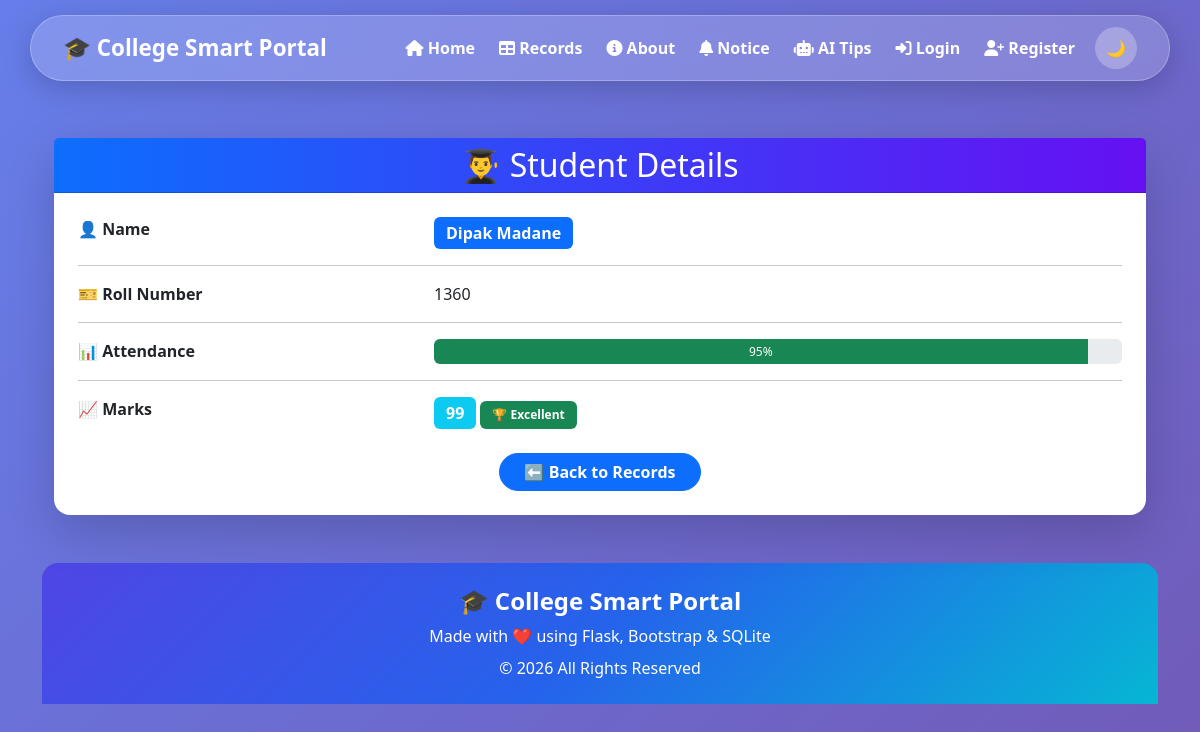
The app's page /student/1, older data.
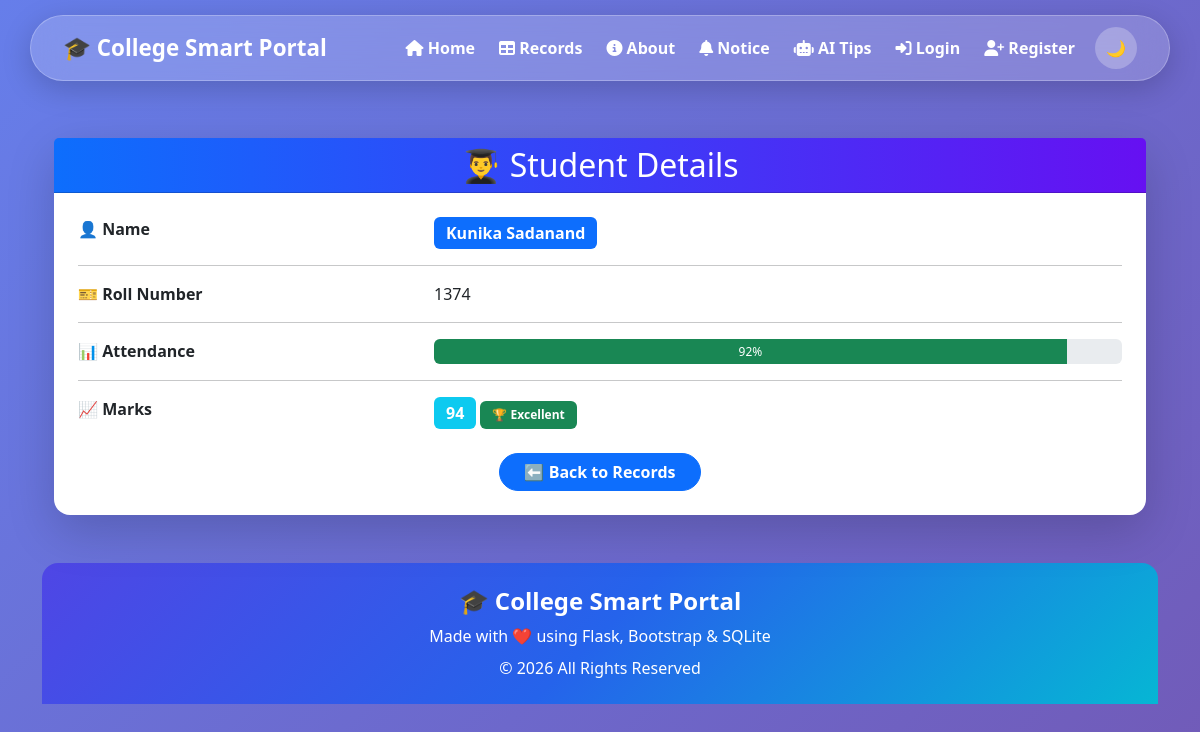
The same page, newer data.
### tables this page shows
CREATE TABLE students (
            id INTEGER PRIMARY KEY AUTOINCREMENT,
            name TEXT NOT NULL,
            roll TEXT UNIQUE NOT NULL,
            attendance INTEGER NOT NULL,
            marks INTEGER NOT NULL,
            photo TEXT
            
        
        );

### app.py (the view)
@app.route("/student/<int:id>")
def student_detail(id):
    conn = get_db()
    student = conn.execute(
        "SELECT * FROM students WHERE id=?",
        (id,)
    ).fetchone()
    conn.close()
    if student is None:
        flash("Student Not Found!", "danger")
        return redirect(url_for("records"))
    return render_template("student_detail.html", student=student)

### app.py (called while the page is built)
def get_db():
    conn = sqlite3.connect("myproject.db")
    conn.row_factory = sqlite3.Row
    return conn

### templates/student_detail.html
{% extends 'base.html' %}
{% block content %}
<div class="container mt-5">
    <div class="card shadow-lg border-0 rounded-4">
        <div class="card-header text-center text-white"
             style="background:linear-gradient(90deg,#0d6efd,#6610f2);">
            <h2 class="mb-0">👨‍🎓 Student Details</h2>
        </div>
        <div class="card-body p-4">
            <div class="row mb-3">
                <div class="col-md-4 fw-bold">
                    👤 Name
                </div>
                <div class="col-md-8">
                    <span class="badge bg-primary fs-6">
                        {{ student.name }}
                    </span>
                </div>
            </div>
            <hr>
            <div class="row mb-3">
                <div class="col-md-4 fw-bold">
                    🎫 Roll Number
                </div>
                <div class="col-md-8">
                    {{ student.roll }}
                </div>
            </div>
            <hr>
            <div class="row mb-3">
                <div class="col-md-4 fw-bold">
                    📊 Attendance
                </div>
                <div class="col-md-8">
                    <div class="progress" style="height:25px;">
                        <div class="progress-bar bg-success"
                             style="width:{{ student.attendance }}%;">
                            {{ student.attendance }}%
                        </div>
                    </div>
                </div>
            </div>
            <hr>
            <div class="row mb-4">
                <div class="col-md-4 fw-bold">
                    📈 Marks
                </div>
                <div class="col-md-8">
                    <span class="badge bg-info fs-6">
                        {{ student.marks }}
                    </span>
                    {% if student.marks >= 90 %}
                        <span class="badge bg-success">🏆 Excellent</span>
                    {% elif student.marks >= 75 %}
                        <span class="badge bg-primary">👍 Good</span>
                    {% elif student.marks >= 60 %}
                        <span class="badge bg-warning text-dark">🙂 Average</span>
                    {% else %}
                        <span class="badge bg-danger">⚠️ Poor</span>
                    {% endif %}
                </div>
            </div>
            <div class="text-center">
                <a href="{{ url_for('records') }}"
                   class="btn btn-primary rounded-pill px-4">
                    ⬅️ Back to Records
                </a>
            </div>
        </div>
    </div>
</div>
{% endblock %}

### templates/base.html (shortened to what this page needs)
<!DOCTYPE html>
<html lang="en" data-bs-theme="light">
<head>
    <link href="https://cdn.jsdelivr.net/npm/bootstrap@5.3.3/dist/css/bootstrap.min.css" rel="stylesheet">
    <link rel="stylesheet"href="https://cdnjs.cloudflare.com/ajax/libs/font-awesome/6.4.2/css/all.min.css">
</head>
<body>
<nav class="navbar navbar-expand-lg glass-nav fixed-top">
    <div class="container">
        <a class="navbar-brand fw-bold text-white" href="/">
            🎓 College Smart Portal
        </a>
        <div class="collapse navbar-collapse justify-content-end" id="navbarNav">
            <ul class="navbar-nav align-items-center">
                <li class="nav-item">
                    <a class="nav-link active" href="/">
                        <i class="fas fa-house"></i>
                        <span>Home</span>
                    </a>
                </li>
                <li class="nav-item">
                    <a class="nav-link" href="/record">
                        <i class="fas fa-table"></i>
                        <span>Records</span>
                    </a>
                </li>
                <li class="nav-item">
                    <a class="nav-link" href="/about">
                        <i class="fas fa-circle-info"></i>
                        <span>About</span>
                    </a>
                </li>
                <li class="nav-item">
                    <a class="nav-link" href="/notice">
                        <i class="fas fa-bell"></i>
                        <span>Notice</span>
                    </a>
                </li>
                <li class="nav-item">
                    <a class="nav-link" href="/ai_tips">
                        <i class="fas fa-robot"></i>
                        <span>AI Tips</span>
                    </a>
                </li>
                {% if session.get("username") %}
                    {% if session.get("role") == "admin" %}
                    <li class="nav-item">
                        <a class="nav-link" href="/add">
                            <i class="fas fa-user-plus"></i>
                            <span>Add Student</span>
                        </a>
                    </li>
                    {% endif %}
                    <li class="nav-item">
                        <a class="nav-link logout-btn" href="/logout">
                            <i class="fas fa-right-from-bracket"></i>
                            <span>Logout</span>
                        </a>
                    </li>
                {% else %}
                    <li class="nav-item">
                        <a class="nav-link" href="/login">
                            <i class="fas fa-right-to-bracket"></i>
                            <span>Login</span>
                        </a>
                    </li>
                    <li class="nav-item">
                        <a class="nav-link" href="/register">
                            <i class="fas fa-user-plus"></i>
                            <span>Register</span>
                        </a>
                    </li>
                {% endif %}
                <li class="nav-item ms-2">
                    <button class="theme-btn" onclick="toggleTheme()">
                        🌙
                    </button>
                </li>
            </ul>
        </div>
    </div>
</nav>
<div style="height:90px;"></div>
<div class="container">
{% block content %}
{% endblock %}
<footer class="mt-5">
<div class="container-fluid text-center text-white py-4 rounded-top-4"
style="background:linear-gradient(135deg,#4f46e5,#2563eb,#06b6d4);">
<h4 class="fw-bold">
🎓 College Smart Portal
</h4>
<p class="mb-2">
Made with ❤️ using Flask, Bootstrap & SQLite
</p>
<p class="mb-0">
© 2026 All Rights Reserved
</p>
</div>
</body>
</html>

### templates/base.html (style rules this page uses)
.card { transition:0.3s; }
.badge { padding:8px 12px; }
.btn { transition:0.3s; }
.card-body div { transition:.3s; }
.btn { border: radius 15px; font-weight:bold; }
body { background:linear-gradient(135deg,#667eea,#764ba2,#6dd5ed); background-size:300% 300%; animation:bgMove 12s ease infinite; }
.glass-nav { margin:15px auto; width:95%; border-radius:50px; background:rgba(255,255,255,.18); backdrop-filter:blur(18px); -webkit-backdrop-filter:blur(18px); border:1px solid rgba(255,255,255,.25); box-shadow:0 8px 30px rgba(0,0,0,.18); padding:10px 20px; }
.glass-nav .navbar-brand { color:#fff !important; font-size:1.4rem; }
.glass-nav .nav-link { color:white !important; font-weight:600; padding:10px 18px; margin:0 4px; border-radius:30px; transition:all .35s ease; }
.theme-btn { width:42px; height:42px; border:none; border-radius:50%; background:rgba(255,255,255,.25); color:white; transition:.3s; }

Row changes from the older to the newer data that the page shows:
changed students: name "Dipak Madane" → "Kunika Sadanand"; roll "1360" → "1374"; attendance "95" → "92"; marks "99" → "94"
